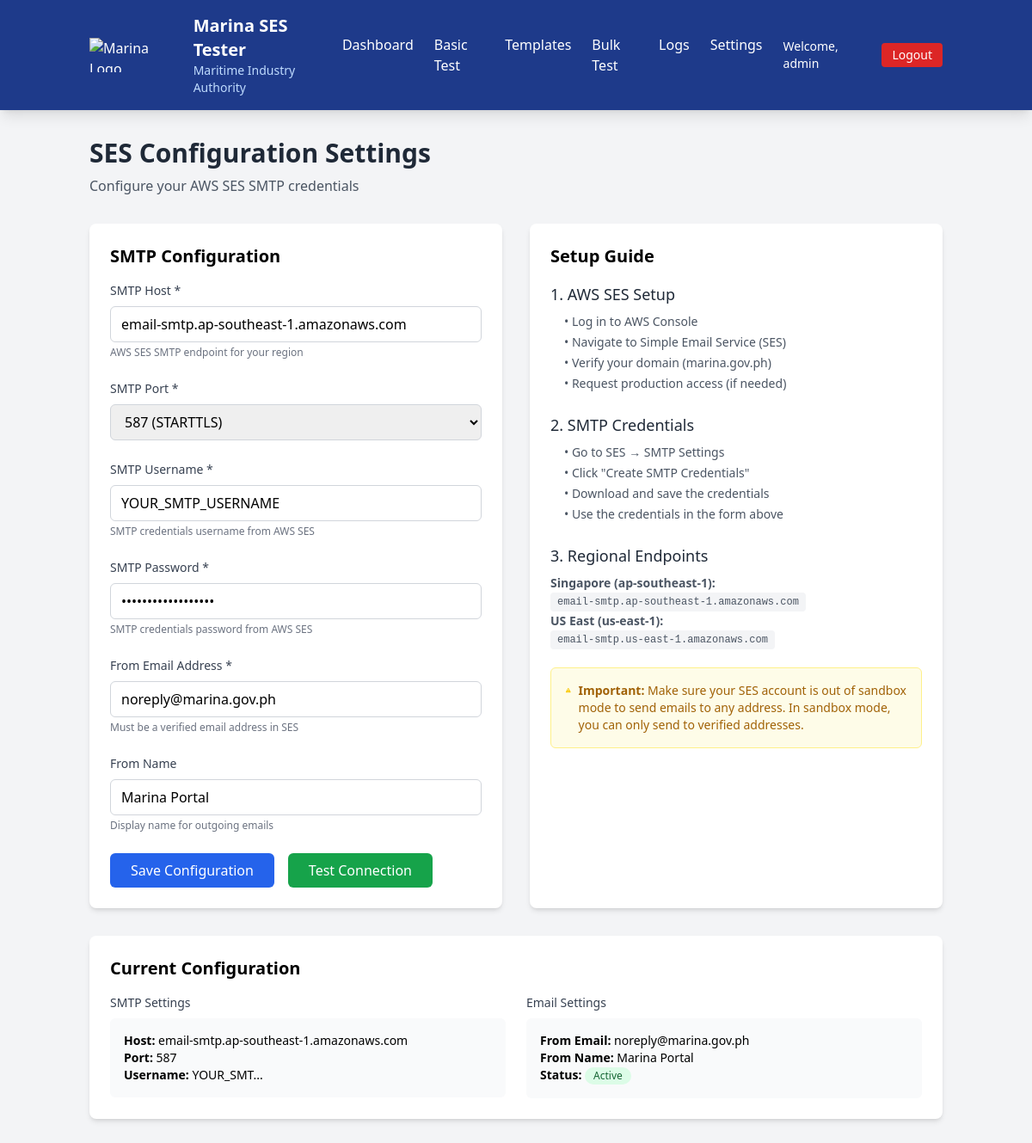
The page /settings.php (signed in) on the database its author committed.
### tables this page shows
CREATE TABLE ses_config (
    id INT AUTO_INCREMENT PRIMARY KEY,
    config_name VARCHAR(50) NOT NULL,
    smtp_host VARCHAR(255) NOT NULL,
    smtp_port INT NOT NULL,
    smtp_username VARCHAR(255) NOT NULL,
    smtp_password VARCHAR(255) NOT NULL,
    from_email VARCHAR(255) NOT NULL,
    from_name VARCHAR(255) NOT NULL,
    is_active BOOLEAN DEFAULT TRUE,
    created_at TIMESTAMP DEFAULT CURRENT_TIMESTAMP
);

### src/classes/SESMailer.php (called while the page is built, shortened)
<?php
require_once __DIR__ . '/../config/Database.php';
class SESMailer {
    private $conn;
    private $config;
    public function __construct() {
        $database = new Database();
        $this->conn = $database->getConnection();
        $this->loadConfig();
    }
    private function loadConfig() {
        $query = "SELECT * FROM ses_config WHERE is_active = 1 LIMIT 1";
        $stmt = $this->conn->prepare($query);
        $stmt->execute();
        $this->config = $stmt->fetch();
    }
    public function getConfig() {
        return $this->config;
    }
}
?>

### src/config/Database.php (called while the page is built, shortened)
<?php
class Database {
    private $host;
    private $db_name;
    private $username;
    private $password;
    public function __construct() {
        $this->host = $_ENV['DB_HOST'] ?? 'localhost';
        $this->db_name = $_ENV['DB_NAME'] ?? 'marina_ses';
        $this->username = $_ENV['DB_USER'] ?? 'marina_user';
        $this->password = $_ENV['DB_PASS'] ?? 'marina_pass123';
    }
    public function getConnection() {
        $this->conn = null;
        try {
            $this->conn = new PDO(
                "mysql:host=" . $this->host . ";dbname=" . $this->db_name,
                $this->username,
                $this->password,
                [
                    PDO::ATTR_ERRMODE => PDO::ERRMODE_EXCEPTION,
                    PDO::ATTR_DEFAULT_FETCH_MODE => PDO::FETCH_ASSOC
                ]
            );
        } catch(PDOException $e) {
            echo "Connection error: " . $e->getMessage();
        }
        return $this->conn;
    }
}
?>

### src/settings.php (the view, shortened to what this page needs)
<?php
require_once 'classes/SESMailer.php';
$mailer = new SESMailer();
$config = $mailer->getConfig();
?>
<!DOCTYPE html>
<html lang="en">
<head>
    <script src="https://cdn.tailwindcss.com"></script>
</head>
<body class="bg-gray-100">
    <?php include 'includes/header.php'; ?>
    <div class="container mx-auto px-4 py-8">
        <div class="mb-8">
            <h1 class="text-3xl font-bold text-gray-800 mb-2">SES Configuration Settings</h1>
            <p class="text-gray-600">Configure your AWS SES SMTP credentials</p>
        </div>
        <div class="grid grid-cols-1 lg:grid-cols-2 gap-8">
            <div class="bg-white rounded-lg shadow-md p-6">
                <h2 class="text-xl font-semibold mb-4">SMTP Configuration</h2>
                <form method="POST" class="space-y-6">
                    <div>
                        <label for="smtp_host" class="block text-sm font-medium text-gray-700 mb-2">SMTP Host *</label>
                        <input type="text" id="smtp_host" name="smtp_host" required
                               value="<?php echo htmlspecialchars($config['smtp_host'] ?? ''); ?>"
                               class="w-full px-3 py-2 border border-gray-300 rounded-md focus:outline-none focus:ring-2 focus:ring-blue-500"
                               placeholder="email-smtp.ap-southeast-1.amazonaws.com">
                        <p class="text-xs text-gray-500 mt-1">AWS SES SMTP endpoint for your region</p>
                    </div>
                    <div>
                        <label for="smtp_port" class="block text-sm font-medium text-gray-700 mb-2">SMTP Port *</label>
                        <select id="smtp_port" name="smtp_port" required
                                class="w-full px-3 py-2 border border-gray-300 rounded-md focus:outline-none focus:ring-2 focus:ring-blue-500">
                            <option value="587" <?php echo ($config['smtp_port'] ?? 587) == 587 ? 'selected' : ''; ?>>587 (STARTTLS)</option>
                        </select>
                    </div>
                    <div>
                        <label for="smtp_username" class="block text-sm font-medium text-gray-700 mb-2">SMTP Username *</label>
                        <input type="text" id="smtp_username" name="smtp_username" required
                               value="<?php echo htmlspecialchars($config['smtp_username'] ?? ''); ?>"
                               class="w-full px-3 py-2 border border-gray-300 rounded-md focus:outline-none focus:ring-2 focus:ring-blue-500"
                               placeholder="Your SES SMTP username">
                        <p class="text-xs text-gray-500 mt-1">SMTP credentials username from AWS SES</p>
                    </div>
                    <div>
                        <label for="smtp_password" class="block text-sm font-medium text-gray-700 mb-2">SMTP Password *</label>
                        <input type="password" id="smtp_password" name="smtp_password" required
                               value="<?php echo htmlspecialchars($config['smtp_password'] ?? ''); ?>"
                               class="w-full px-3 py-2 border border-gray-300 rounded-md focus:outline-none focus:ring-2 focus:ring-blue-500"
                               placeholder="Your SES SMTP password">
                        <p class="text-xs text-gray-500 mt-1">SMTP credentials password from AWS SES</p>
                    </div>
                    <div>
                        <label for="from_email" class="block text-sm font-medium text-gray-700 mb-2">From Email Address *</label>
                        <input type="email" id="from_email" name="from_email" required
                               value="<?php echo htmlspecialchars($config['from_email'] ?? ''); ?>"
                               class="w-full px-3 py-2 border border-gray-300 rounded-md focus:outline-none focus:ring-2 focus:ring-blue-500"
                               placeholder="noreply@marina.gov.ph">
                        <p class="text-xs text-gray-500 mt-1">Must be a verified email address in SES</p>
                    </div>
                    <div>
                        <label for="from_name" class="block text-sm font-medium text-gray-700 mb-2">From Name</label>
                        <input type="text" id="from_name" name="from_name"
                               value="<?php echo htmlspecialchars($config['from_name'] ?? ''); ?>"
                               class="w-full px-3 py-2 border border-gray-300 rounded-md focus:outline-none focus:ring-2 focus:ring-blue-500"
                               placeholder="Marina Portal">
                        <p class="text-xs text-gray-500 mt-1">Display name for outgoing emails</p>
                    </div>
                    <div class="flex space-x-4">
                        <button type="submit"
                                class="bg-blue-600 text-white py-2 px-6 rounded-md hover:bg-blue-700 focus:outline-none focus:ring-2 focus:ring-blue-500">
                            Save Configuration
                        </button>
                        <button type="button" onclick="testConnection()"
                                class="bg-green-600 text-white py-2 px-6 rounded-md hover:bg-green-700 focus:outline-none focus:ring-2 focus:ring-green-500">
                            Test Connection
                        </button>
                    </div>
                </form>
            </div>
            <div class="bg-white rounded-lg shadow-md p-6">
                <h2 class="text-xl font-semibold mb-4">Setup Guide</h2>
                <div class="space-y-6">
                    <div>
                        <h3 class="text-lg font-medium text-gray-800 mb-2">1. AWS SES Setup</h3>
                        <ul class="text-sm text-gray-600 space-y-1 ml-4">
                            <li>• Log in to AWS Console</li>
                            <li>• Navigate to Simple Email Service (SES)</li>
                            <li>• Verify your domain (marina.gov.ph)</li>
                            <li>• Request production access (if needed)</li>
                        </ul>
                    </div>
                    <div>
                        <h3 class="text-lg font-medium text-gray-800 mb-2">2. SMTP Credentials</h3>
                        <ul class="text-sm text-gray-600 space-y-1 ml-4">
                            <li>• Go to SES → SMTP Settings</li>
                            <li>• Click "Create SMTP Credentials"</li>
                            <li>• Download and save the credentials</li>
                            <li>• Use the credentials in the form above</li>
                        </ul>
                    </div>
                    <div>
                        <h3 class="text-lg font-medium text-gray-800 mb-2">3. Regional Endpoints</h3>
                        <div class="text-sm text-gray-600 space-y-1">
                            <p><strong>Singapore (ap-southeast-1):</strong></p>
                            <code class="bg-gray-100 px-2 py-1 rounded text-xs">email-smtp.ap-southeast-1.amazonaws.com</code>
                            <p class="mt-2"><strong>US East (us-east-1):</strong></p>
                            <code class="bg-gray-100 px-2 py-1 rounded text-xs">email-smtp.us-east-1.amazonaws.com</code>
                        </div>
                    </div>
                    <div class="bg-yellow-50 border border-yellow-200 rounded-md p-4">
                        <div class="flex">
                            <div class="text-sm text-yellow-700">
                                <strong>Important:</strong> Make sure your SES account is out of sandbox mode to send emails to any address. In sandbox mode, you can only send to verified addresses.
                            </div>
                        </div>
                    </div>
                </div>
            </div>
        </div>
        <?php if ($config): ?>
            <div class="mt-8 bg-white rounded-lg shadow-md p-6">
                <h2 class="text-xl font-semibold mb-4">Current Configuration</h2>
                <div class="grid grid-cols-1 md:grid-cols-2 gap-6">
                    <div>
                        <h3 class="text-sm font-medium text-gray-700 mb-2">SMTP Settings</h3>
                        <div class="bg-gray-50 p-4 rounded-md text-sm">
                            <p><strong>Host:</strong> <?php echo htmlspecialchars($config['smtp_host']); ?></p>
                            <p><strong>Port:</strong> <?php echo htmlspecialchars($config['smtp_port']); ?></p>
                            <p><strong>Username:</strong> <?php echo htmlspecialchars(substr($config['smtp_username'], 0, 8) . '...'); ?></p>
                        </div>
                    </div>
                    <div>
                        <h3 class="text-sm font-medium text-gray-700 mb-2">Email Settings</h3>
                        <div class="bg-gray-50 p-4 rounded-md text-sm">
                            <p><strong>From Email:</strong> <?php echo htmlspecialchars($config['from_email']); ?></p>
                            <p><strong>From Name:</strong> <?php echo htmlspecialchars($config['from_name']); ?></p>
                            <p><strong>Status:</strong>
                                <span class="inline-flex items-center px-2.5 py-0.5 rounded-full text-xs font-medium bg-green-100 text-green-800">
                                    Active
                                </span>
                            </p>
                        </div>
                    </div>
                </div>
            </div>
        <?php endif; ?>
    </div>
</body>
</html>

### src/includes/header.php
<nav class="bg-blue-900 text-white shadow-lg">
    <div class="container mx-auto px-4">
        <div class="flex justify-between items-center py-4">
            <div class="flex items-center space-x-4">
                <img src="https://marina.gov.ph/wp-content/uploads/2019/06/marina-logo.png" alt="Marina Logo" class="h-10">
                <div>
                    <h1 class="text-xl font-bold">Marina SES Tester</h1>
                    <p class="text-sm text-blue-200">Maritime Industry Authority</p>
                </div>
            </div>
            <div class="flex items-center space-x-6">
                <nav class="hidden md:flex space-x-6">
                    <a href="dashboard.php" class="hover:text-blue-200 transition-colors">Dashboard</a>
                    <a href="basic-test.php" class="hover:text-blue-200 transition-colors">Basic Test</a>
                    <a href="template-test.php" class="hover:text-blue-200 transition-colors">Templates</a>
                    <a href="bulk-test.php" class="hover:text-blue-200 transition-colors">Bulk Test</a>
                    <a href="logs.php" class="hover:text-blue-200 transition-colors">Logs</a>
                    <a href="settings.php" class="hover:text-blue-200 transition-colors">Settings</a>
                </nav>
                <div class="flex items-center space-x-4">
                    <span class="text-sm">Welcome, <?php echo htmlspecialchars($_SESSION['username']); ?></span>
                    <a href="logout.php" class="bg-red-600 hover:bg-red-700 px-3 py-1 rounded text-sm transition-colors">Logout</a>
                </div>
            </div>
        </div>
    </div>
</nav>

### rows shown on the page
ses_config: smtp_host "email-smtp.ap-southeast-1.amazonaws.com", smtp_port "587 (STARTTLS)", smtp_username "YOUR_SMTP_USERNAME", from_email "noreply@marina.gov.ph", from_name "Marina Portal", smtp_port "587", smtp_username "YOUR_SMT..."

### other values the page prints
$_SESSION['username'] "admin"
